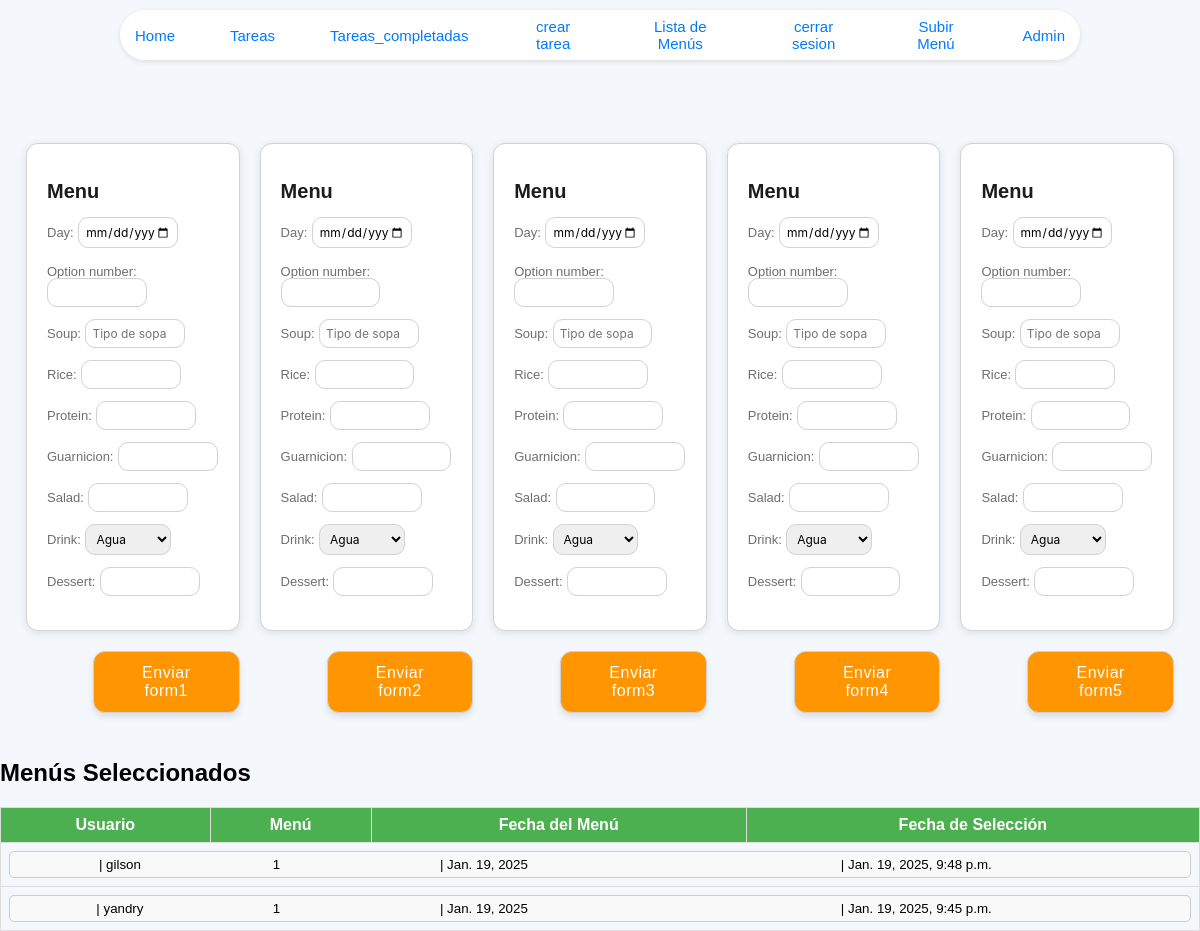
/upload_menu/ (signed in), run on the app's committed database.
### tasks1/models.py (models this page shows, shortened)
class Menuselection(models.Model):
    user = models.ForeignKey(User, on_delete=models.CASCADE, related_name='user_selections')
    menu = models.ForeignKey(Menu, on_delete=models.CASCADE, related_name='menu_selections')
    date_selected = models.DateTimeField(auto_now_add=True)

class Menu(models.Model):
    day = models.DateField()
    option_number = models.IntegerField()
    soup = models.CharField(max_length=100)
    rice = models.CharField(max_length=100)
    protein = models.CharField(max_length=100)
    guarnicion = models.CharField(max_length=100)
    salad = models.CharField(max_length=100)
    drink = models.CharField(max_length=100)
    dessert = models.CharField(max_length=100)

### tasks1/views.py (the view, shortened to what this page needs)
# urls.py: path('upload_menu/', views.upload_menu, name='upload_menu'),
@login_required  # Este decorador asegura que solo los usuarios autenticados puedan acceder a esta vista.
def upload_menu(request):
    if request.user.is_superuser or request.user.username == 'yandry':
        forms = {f'form{i}': MenuForm(prefix=f'form{i}') for i in range(1, 6)}
        days_of_week = ['Lunes', 'Martes', 'Miércoles', 'Jueves', 'Viernes']
        seleccion = Menuselection.objects.select_related('user', 'menu').order_by('user__username', 'menu__day')
        grouped_data = {}
        for user, items in groupby(seleccion, key=attrgetter('user.username')):
            grouped_data[user] = list(items)
        return render(request, 'upload_menu.html', {'seleccion': grouped_data, 'forms':forms, 'days_of_week': days_of_week} )
    else:
        return render(request, 'home.html', {'error': 'No tienes permisos para acceder a esta página.'})

### tasks1/templates/upload_menu.html (shortened to what this page needs)
{% extends 'base.html' %}
{% load static %}
{% block content %}
<h1><br><br></h1>
<div class="form-container" style="display: grid; grid-template-columns: repeat(5, 1fr); gap: 20px;">
    {% for form_key, form in forms.items %}
    <form id="{{ form_key }}" method="POST">
        <div class="form-card">
            {{ form.as_p }}
        </div>
        <button type="button" class="styled-button" onclick="submitForm('{{ form_key }}')">
            <span>Enviar {{ form_key }}</span>
        </button>
    </form>
    {% endfor %}
</div>
<link rel="stylesheet" href="{% static 'CSS/formularios.css' %}" >
<h2>Menús Seleccionados</h2>
{% if seleccion %}
    <table style="width: 100%; border-collapse: collapse;">
        <thead>
            <tr>
                <th style="border: 1px solid #ddd; padding: 8px; text-align: center;">Usuario</th>
                <th style="border: 1px solid #ddd; padding: 8px; text-align: center;">Menú</th>
                <th style="border: 1px solid #ddd; padding: 8px; text-align: center;">Fecha del Menú</th>
                <th style="border: 1px solid #ddd; padding: 8px; text-align: center;">Fecha de Selección</th>
            </tr>
        </thead>
        <tbody>
            {% for usuario, items in seleccion.items %}
                <tr class="main-row" data-user="{{ usuario }}">
                    <td colspan="4" style="border: 1px solid #ddd; padding: 8px;">
                        <button
                            class="toggle-button"
                            data-user="{{ usuario }}"
                            style="width: 100%; display: flex; justify-content: space-between; align-items: center; padding: 5px; background-color: #f9f9f9; border: 1px solid #ccc; border-radius: 5px;">
                            <span style="flex: 0.24; text-align: center; margin-left: 80px; margin-right: 0px;">| {{ usuario }}</span>
                            {% with items.0 as first_item %}
                                <span style="flex: 1; text-align: center; margin-left: 28px; margin-right: 0px;">{{ first_item.menu.option_number }}</span>
                                <span style="flex: 1; text-align: center; margin-left: 0px; margin-right: 225px;">| {{ first_item.menu.day }}</span>
                                <span style="flex: 1; text-align: center; margin-left: 0px; margin-right: 165px;">| {{ first_item.date_selected }}</span>
                            {% endwith %}
                        </button>
                    </td>
                </tr>
            {% endfor %}
        </tbody>
    </table>
{% else %}
    <p>No hay menús seleccionados.</p>
{% endif %}
</body>
<link rel="stylesheet" href="{% static 'CSS/menuseleccionados.css' %}">
{% endblock %}

### myproject/static/CSS/formularios.css (style rules this page uses)
.form-container { display: grid; grid-template-columns: repeat(5, 1fr); gap: 0px; padding: 26px; background-color: #f4f7fc; border-radius: 15px; }
.form-card { border: 1px solid #d1d1d6; background-color: white; padding: 20px; border-radius: 12px; box-shadow: 0 2px 10px rgba(0, 0, 0, 0.1); transition: all 0.3s ease; }
.form-card label { font-size: 13px; color: #6e6e73; margin-bottom: 0px; font-weight: 500; }
.form-card input, .form-card select, .form-card textarea { width: 50%; padding: 6px; margin: -2px 0px; border-radius: 10px; border: 1px solid #d1d1d6; font-size: 12px; font-family: -apple-system, BlinkMacSystemFont, "Segoe UI", Roboto, "Helvetica Neue", Arial, sans-serif; }
.styled-button { display: flex; align-items: center; background-color: #007aff; color: white; border: none; padding: 12px 20px; border-radius: 50px; cursor: pointer; transition: background-color 0.3s ease; font-weight: 600; text-align: center; width: 100%; }
button.styled-button { display: inline-flex; align-items: center; justify-content: center; background-color: #FF9500; color: #FFFFFF; font-size: 12px; font-weight: 400; border: 1px solid #d1d1d6; border-radius: 12px; padding: 12px 24px; cursor: pointer; transition: all 0.3s ease-in-out; box-shadow: 0 4px 6px rgba(0, 0, 0, 0.1); padding: 12px 24px; font-size: 16px; width: auto; max-width: 100%; height: auto; margin-left: 67px; }
button.styled-button span { font-weight: 400; letter-spacing: 0.5px; }

### myproject/static/CSS/menuseleccionados.css (style rules this page uses)
body { font-family: Arial, sans-serif; background-color: #f4f7fc; margin: 0; padding: 0; }
table { width: 100%; border-collapse: collapse; margin-top: 20px; }
th, td { border: 1px solid #ddd; padding: 8px; text-align: center; }
th { background-color: #4CAF50; color: white; }
button.toggle-button { width: 100%; padding: 8px; background-color: #F9F9F9; border: 1px solid #ccc; border-radius: 5px; cursor: pointer; display: flex; justify-content: center; align-items: center; text-align: center; vertical-align: middle; }

### data on the page
Menuselection: username "gilson", menu.option_number "1", menu.day "Jan. 19, 2025", date_selected "Jan. 19, 2025, 9:48 p.m."
Menuselection: username "yandry", menu.option_number "1", menu.day "Jan. 19, 2025", date_selected "Jan. 19, 2025, 9:45 p.m."
